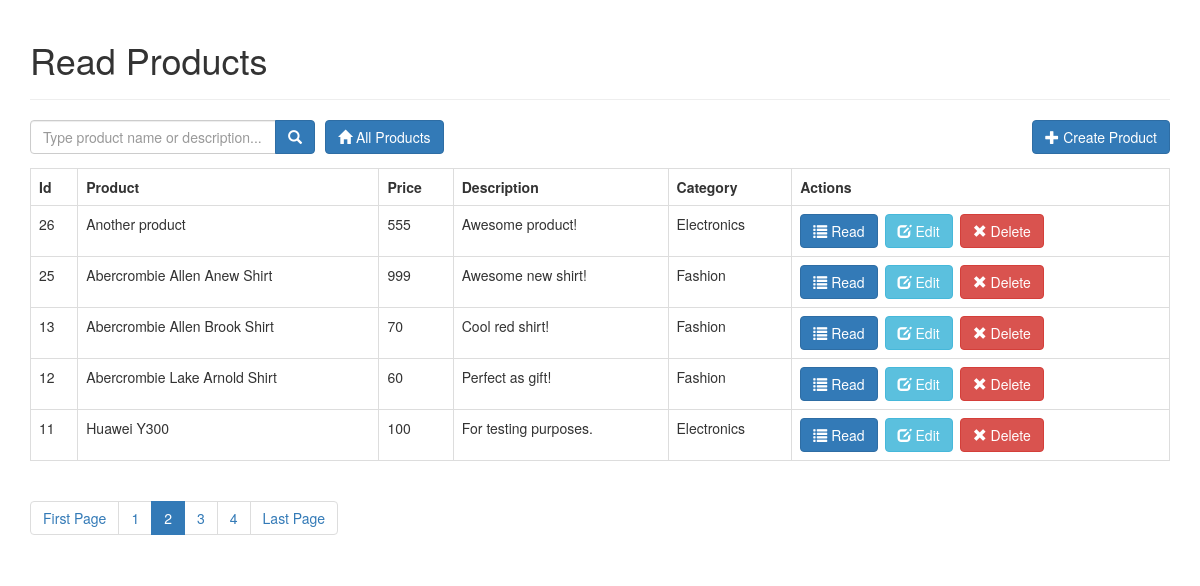
The app's page /index.php?page=2 with its own data.
### tables this page shows
CREATE TABLE IF NOT EXISTS `products` (
  `id` int(11) NOT NULL AUTO_INCREMENT,
  `name` varchar(32) NOT NULL,
  `description` text NOT NULL,
  `price` int(11) NOT NULL,
  `category_id` int(11) NOT NULL,
  `created` datetime NOT NULL,
  `modified` timestamp NOT NULL DEFAULT CURRENT_TIMESTAMP,
  PRIMARY KEY (`id`)
);

CREATE TABLE IF NOT EXISTS `categories` (
  `id` int(11) NOT NULL AUTO_INCREMENT,
  `name` varchar(256) NOT NULL,
  `created` datetime NOT NULL,
  `modified` timestamp NOT NULL DEFAULT CURRENT_TIMESTAMP,
  PRIMARY KEY (`id`)
);

### index.php (called while the page is built, shortened)
<?php
include_once('config/core.php');
include_once('objects/product.php');
include_once('objects/category.php');
$database = new Database();
$db = $database->getConnection();
$product = new Product($db);
$category = new Category($db);
include_once("template/layout_header.php");
$stmt = $product->readAll($from_record_num, $records_per_page);
$total_rows=$product->countAll();
include_once("read_template.php");
include_once("template/layout_footer.php");

### objects/product.php (called while the page is built, shortened)
<?php
class Product
{
    private $conn;
    private $table_name = "products";
    public function __construct($db)
    {
        $this->conn = $db;
    }
    function readAll($from_record_num, $records_per_page)
    {
        $query = "SELECT
                    id, name, description, price, category_id
                FROM
                    " . $this->table_name . "
                ORDER BY
                    id DESC
                LIMIT
                    {$from_record_num}, {$records_per_page}";
        $stmt = $this->conn->prepare($query);
        $stmt->execute();
        return $stmt;
    }
    public function countAll()
    {
        $query = "SELECT id FROM " . $this->table_name . "";
        $stmt = $this->conn->prepare($query);
        $stmt->execute();
        $num = $stmt->rowCount();
        return $num;
    }
}

### config/core.php (called while the page is built)
<?php
$page = isset($_GET['page']) ? $_GET['page'] : 1;
$records_per_page = 5;
$from_record_num = ($records_per_page * $page) - $records_per_page;

### objects/category.php (called while the page is built, shortened)
<?php
class Category
{
    private $conn;
    private $table_name = "categories";
    public $id;
    public function __construct($db)
    {
        $this->conn = $db;
    }
    function readName()
    {
        $query = "SELECT name FROM " . $this->table_name . " WHERE id = ? limit 0,1";
        $stmt = $this->conn->prepare($query);
        $stmt->bindParam(1, $this->id);
        $stmt->execute();
        $row = $stmt->fetch(PDO::FETCH_ASSOC);
        $this->name = $row['name'];
    }
}

### read_template.php (the view)
<?php
echo "<form role='search' action='search.php'>";
    echo "<div class='input-group col-md-3 pull-left margin-right-1em'>";
        $search_value = isset($search_term) ? "value='{$search_term}'" : "";
        echo "<input type='text' class='form-control' placeholder='Type product name or description...' name='s' id='srch-term' required {$search_value} />";
        echo "<div class='input-group-btn'>";
            echo "<button class='btn btn-primary' type='submit'><i class='glyphicon glyphicon-search'></i></button>";
        echo "</div>";
    echo "</div>";
echo "</form>";
echo "<div class='left-button-margin' style='/*! float: 10px; */float: left;padding-left: 10px;'>";
    echo "<a href='index.php' class='btn btn-primary pull-right'>";
        echo "<span class='glyphicon glyphicon-home'></span> All Products";
    echo "</a>";
echo "</div>";
echo "<div class='right-button-margin'>";
    echo "<a href='create_product.php' class='btn btn-primary pull-right'>";
        echo "<span class='glyphicon glyphicon-plus'></span> Create Product";
    echo "</a>";
echo "</div>";
if($total_rows > 0){
    echo "<table class='table table-hover table-responsive table-bordered'>";
        echo "<tr>";
            echo "<th>Id</th>";
            echo "<th>Product</th>";
            echo "<th>Price</th>";
            echo "<th>Description</th>";
            echo "<th>Category</th>";
            echo "<th>Actions</th>";
        echo "</tr>";
        while ($row = $stmt->fetch(PDO::FETCH_ASSOC)){
            extract($row);
            echo "<tr>";
                echo "<td>{$id}</td>";
                echo "<td>{$name}</td>";
                echo "<td>{$price}</td>";
                echo "<td>{$description}</td>";
                echo "<td>";
                    $category->id = $category_id;
                    $category->readName();
                    echo $category->name;
                echo "</td>";
                echo "<td>";
                    echo "<a href='read_one.php?id={$id}' class='btn btn-primary left-margin'>";
                        echo "<span class='glyphicon glyphicon-list'></span> Read";
                    echo "</a>";
                    echo "<a href='update_product.php?id={$id}' class='btn btn-info left-margin'>";
                        echo "<span class='glyphicon glyphicon-edit'></span> Edit";
                    echo "</a>";
                    echo "<a delete-id='{$id}' class='btn btn-danger delete-object'>";
                        echo "<span class='glyphicon glyphicon-remove'></span> Delete";
                    echo "</a>";
                echo "</td>";
            echo "</tr>";
        }
    echo "</table>";
    include_once 'paging.php';
}
else{
    echo "<div class='alert alert-danger'>No products found.</div>";
}

### libs/css/custom.css (style rules this page uses)
.left-margin { margin:0 .5em 0 0; }
.right-button-margin { margin: 0 0 1em 0; overflow: hidden; }

### records on screen
products: id "26", name "Another product", price "555", description "Awesome product!", category.name "Electronics"
products: id "25", name "Abercrombie Allen Anew Shirt", price "999", description "Awesome new shirt!", category.name "Fashion"
products: id "13", name "Abercrombie Allen Brook Shirt", price "70", description "Cool red shirt!", category.name "Fashion"
products: id "12", name "Abercrombie Lake Arnold Shirt", price "60", description "Perfect as gift!", category.name "Fashion"
products: id "11", name "Huawei Y300", price "100", description "For testing purposes.", category.name "Electronics"

### other values on screen
$page_title "Read Products"
